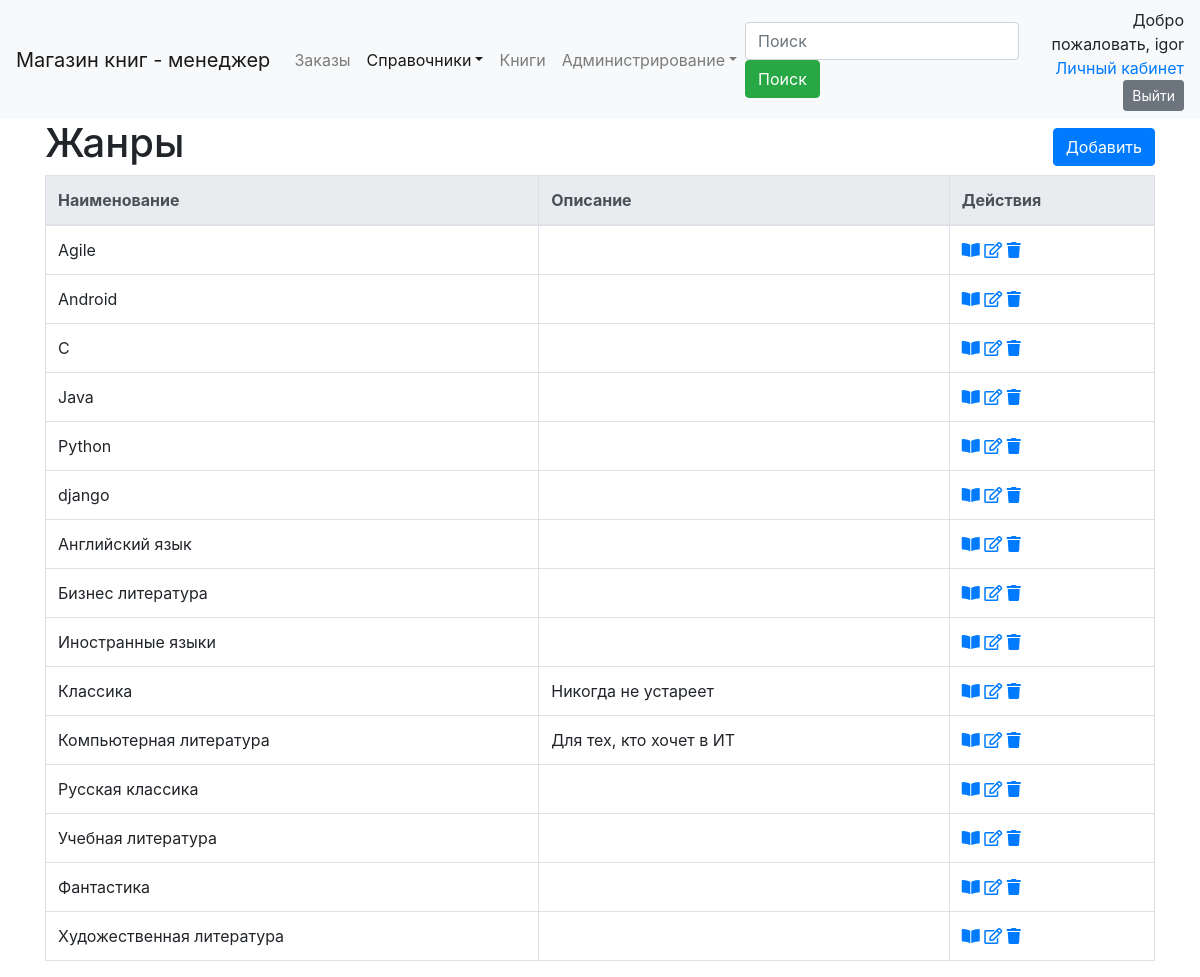
The app's page /ref/jenre/ (signed in) with its own data.
### dimensionsapp/models.py (models this page shows, shortened)
class Dimension(models.Model):
    name = models.CharField("Наименование", max_length=50, unique=True)
    description = models.TextField("Описание", blank=True, )
    class Meta:
        abstract = True
        ordering = ['name']

class Jenre(Dimension):
    class Meta(Dimension.Meta):
        verbose_name = 'жанр'
        verbose_name_plural = 'жанры'

### dimensionsapp/views.py (the view)
# urls.py: path('jenre/', JenreListView.as_view(), name='jenre_list'),
class JenreListView(ManagerListViewFilter):
    model = Jenre

### dimensionsapp/form.py
class SearchForm(forms.Form):
    search = forms.CharField(label='Наименование', required=False)

### dimensionsapp/views.py (called while the page is built)
    def get_context_data(self, *, object_list=None, **kwargs):
        context = super().get_context_data(**kwargs)
        if 'search' in self.request.GET:
            context['form'] = self.form({'search': self.request.GET['search']})
            context['search_string'] = self.request.GET['search']
        else:
            context['form'] = self.form()
        return context

    def get_queryset(self):
        qs = super().get_queryset()
        if 'search' in self.request.GET and self.request.GET['search'] != '':
            name = self.request.GET['search']
            qs = qs.filter(name__icontains=name)
        return qs

### dimensionsapp/templates/dimensionsapp/jenre_list.html (shortened to what this page needs)
{% extends 'dimension_list.html' %}
{% block header %}
        <H1>Жанры</H1>
    {% endblock %}
{% block create_ankor%}{% url 'jenre_create' %}{% endblock %}
{% block  url_view%}{% url 'jenre_detail' object.pk%}{% endblock %}
{% block  url_edit%}{% url 'jenre_update' object.pk%}{% endblock %}
{% block  url_delete%}{% url 'jenre_delete' object.pk%}{% endblock %}

### templates/dimension_list.html (shortened to what this page needs)
{% extends 'base.html' %}
{% load static %}
{% load crispy_forms_tags %}
{% load paginator_page %}
{% block navbar %}
    {% include 'navbar.html' with search_tag="search" active="dimension" %}
{% endblock %}
{% block body %}
    <div class="container">
        <div class="row align-items-center">
            <div class="col-auto">
                {% block header %}{% endblock %}
            </div>
            <div class="col text-right">
                {% block create %}
                    <a href="{% block create_ankor %}{{ object_list.model.get_create_url }}{% endblock %}"
                       class="btn btn-primary my-1">Добавить</a>
                {% endblock %}
            </div>
        </div>
        <table class="table table-bordered">
            {% block dimension_list %}
                <thead class="thead-light">
                <tr>
                    {% block list_header %}
                        <th>Наименование</th>
                        <th>Описание</th>
                    {% endblock %}
                    <th>Действия</th>
                </tr>
                </thead>
                <tbody>
                {% for object in object_list %}
                    <tr>
                        {% block list_element %}
                            <td>{{ object.name }}</td>
                            <td>{{ object.description }}</td>
                        {% endblock %}
                        {% block actions %}
                            <td>
                                <a href="{% block  url_view %}{{ object.get_detail_url }}{% endblock %}"
                                   title="Посмотреть"><i class="fas fa-book-open"></i></a>
                                <a href="{% block  url_edit %}{{ object.get_update_url }}{% endblock %}"
                                   title="Править"><i class="far fa-edit"></i></a>
                                <a href="{% block  url_delete %}{{ object.get_delete_url }}{% endblock %}"
                                   title="Удалить"><i class="fas fa-trash"></i></a>
                            </td>
                        {% endblock %}
                    </tr>
                {% endfor %}
                </tbody>
            {% endblock %}
        </table>
    </div>
{% endblock body %}

### templates/navbar.html (shortened to what this page needs)
<header class="navbar navbar-expand-lg navbar-light bg-light">
    {% if perms.orderapp.manager %}
        <a class="navbar-brand" href="#">Магазин книг - менеджер</a>
    {% else %}
        <a class="navbar-brand" href="{% url 'main-page' %}">Магазин книг</a>
    {% endif %}
    <div class="collapse navbar-collapse" id="navbarSupportedContent">
        <ul class="navbar-nav mr-auto">
            {% if perms.orderapp.manager %}
                <li class="nav-item {% if active == 'order' %}active{% endif %}">
                    <a class="nav-link" href="{% url 'order_active_list' %}">Заказы</a>
                </li>
            {% endif %}
            {% if perms.orderapp.manager %}
                <li class="nav-item dropdown {% if active == 'dimension' %}active{% endif %}">
                    <a class="nav-link dropdown-toggle" href="{% url 'dimensions_list' %}" id="navbarDropdown"
                       role="button"
                       data-toggle="dropdown" aria-haspopup="true" aria-expanded="false">Справочники</a>
                </li>
            {% endif %}
            {% if perms.orderapp.manager %}
                <li class="nav-item {% if active == 'book' %}active{% endif %}">
                    <a class="nav-link" href="{% url 'book_list' %}">Книги</a>
                </li>
            {% endif %}
            {% if perms.orderapp.manager %}
                <li class="nav-item dropdown {% if active == 'administration' %}active{% endif %}">
                    <a class="nav-link dropdown-toggle" href="{% url 'dimensions_list' %}" id="navbarDropdown"
                       role="button"
                       data-toggle="dropdown" aria-haspopup="true" aria-expanded="false">Администрирование</a>
                </li>
            {% endif %}
        </ul>
        {% if perms.orderapp.manager %}
            {% if search_tag %}
                <form class="form-inline my-2 my-lg-0" {% if search_page %}action="{% url search_page %}"{% endif %}>
                    <input class="form-control mr-sm-2" type="search" placeholder="Поиск" name="{{ search_tag }}"
                           aria-label="Search" {% if search_string %}value="{{ search_string }}" {% endif %}>
                    <button class="btn btn-success my-2 my-sm-0" type="submit">Поиск</button>
                </form>
            {% endif %}
        {% endif %}
        <div class="ml-3 text-right">
            {% if user.is_authenticated %}
                <span class="">Добро пожаловать, {{ user.username }}</span>
                <form action="{% url 'auth:log_out' %}" method="post">
                    <a href="{% url 'auth:user' %}">Личный кабинет</a>
                    <button class="btn btn-secondary btn-sm">Выйти</button>
                </form>
            {% else %}
                <span>Вы не вошли на сайт</span>
                <p class="m-0"><a href="{% url 'auth:register' %}">Регистрация</a> <a
                        href="{% url 'auth:log_in' %}?next={{ view.request.path }}">Вход</a></p>
            {% endif %}
        </div>
    </div>
</header>

### records on screen
Jenre: name "Agile"
Jenre: name "Android"
Jenre: name "C"
Jenre: name "Java"
Jenre: name "Python"
Jenre: name "django"
Jenre: name "Английский язык"
Jenre: name "Бизнес литература"
Jenre: name "Иностранные языки"
Jenre: name "Классика", description "Никогда не устареет"
Jenre: name "Компьютерная литература", description "Для тех, кто хочет в ИТ"
Jenre: name "Русская классика"
Jenre: name "Учебная литература"
Jenre: name "Фантастика"
Jenre: name "Художественная литература"

### other values on screen
{{ user.username }} "igor"
